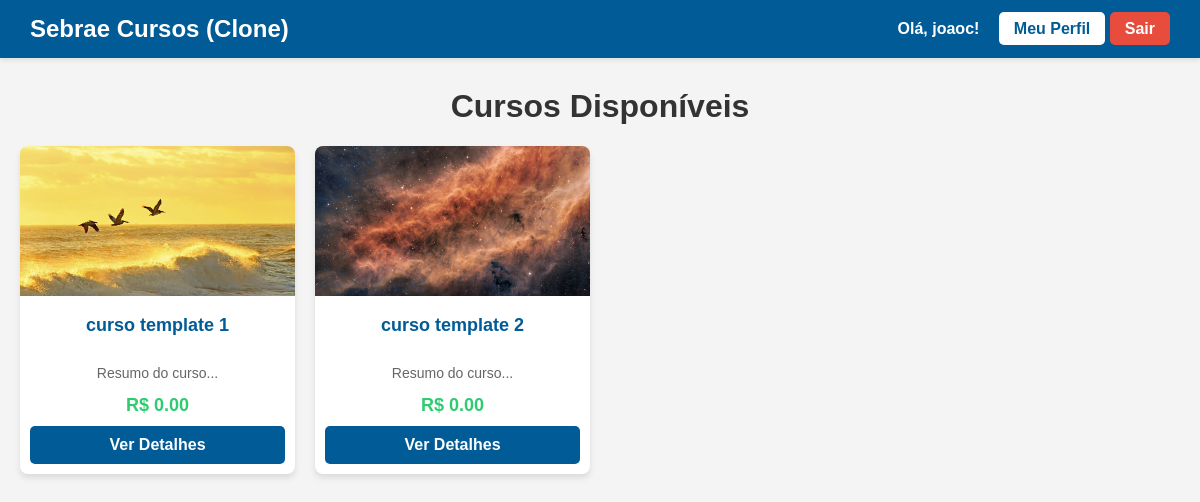
The app's page / (signed in) with its own data.
### cursos/models.py (models this page shows, shortened)
class Curso(models.Model):
    nome = models.CharField(max_length=200)
    imagem = models.ImageField(upload_to='cursos_imagens/')
    resumo = models.CharField(max_length=250, default="Resumo do curso...")
    descricao = models.TextField(default="Descrição detalhada do curso...")
    preco = models.DecimalField(max_digits=6, decimal_places=2, default=0.00)

### cursos/views.py (the view)
# urls.py: path('', views.lista_cursos, name='lista_cursos'),
@login_required
def lista_cursos(request):
    cursos = Curso.objects.all()
    return render(request, 'cursos/lista_cursos.html', {'cursos': cursos})

### cursos/templates/cursos/lista_cursos.html (shortened to what this page needs)
<!DOCTYPE html>
<html lang="pt-br">
<head>
</head>
<body>
    <div class="navbar">
        <h2>Sebrae Cursos (Clone)</h2>
        <div class="menu">
            {% if user.is_authenticated %}
                <span>Olá, {{ user.username }}!</span>
                <a href="{% url 'perfil' %}">Meu Perfil</a>
                <a href="{% url 'sair' %}" class="btn-sair">Sair</a>
            {% else %}
                <a href="/admin/">Entrar</a>
            {% endif %}
        </div>
    </div>
    <h1>Cursos Disponíveis</h1>
    <div class="grade-cursos">
        {% for curso in cursos %}
            <div class="card-curso">
                {% if curso.imagem %}
                    <img src="{{ curso.imagem.url }}" alt="{{ curso.nome }}">
                {% endif %}
                <h3>{{ curso.nome }}</h3>
                <p style="padding: 0 15px; color: #666; font-size: 14px;">{{ curso.resumo }}</p>
                <p style="font-weight: bold; color: #2ecc71; font-size: 18px; margin: 10px 0;">R$ {{ curso.preco }}</p>
                <a href="{% url 'detalhe_curso' curso.id %}" style="display: block; background: #005b96; color: white; text-decoration: none; padding: 10px; margin: 10px; border-radius: 5px; font-weight: bold;">Ver Detalhes</a>
            </div>
        {% empty %}
            <p style="text-align: center; grid-column: 1 / -1;">Nenhum curso cadastrado ainda.</p>
        {% endfor %}
    </div>
</body>
</html>

### cursos/templates/cursos/lista_cursos.html (style rules this page uses)
.btn-sair { background-color: #e74c3c !important; color: white !important; }
body { font-family: Arial, sans-serif; background-color: #f4f4f4; margin: 0; padding-bottom: 20px; }
.navbar { background-color: #005b96; color: white; display: flex; justify-content: space-between; align-items: center; padding: 15px 30px; box-shadow: 0 2px 5px rgba(0,0,0,0.1); }
.navbar h2 { margin: 0; font-size: 24px; }
.menu a { color: #005b96; background-color: white; text-decoration: none; padding: 8px 15px; border-radius: 5px; font-weight: bold; transition: background 0.3s; }
.menu span { margin-right: 15px; font-weight: bold; }
h1 { text-align: center; color: #333; margin-top: 30px; }
.grade-cursos { display: grid; grid-template-columns: repeat(auto-fill, minmax(250px, 1fr)); gap: 20px; max-width: 1200px; margin: 0 auto; padding: 0 20px; }
.card-curso { background: white; border-radius: 8px; box-shadow: 0 4px 6px rgba(0,0,0,0.1); overflow: hidden; text-align: center; transition: transform 0.2s; }
.card-curso img { width: 100%; height: 150px; object-fit: cover; }
.card-curso h3 { padding: 15px; margin: 0; color: #005b96; font-size: 18px; }

### records on screen
Curso: imagem (picture), nome "curso template 1", resumo "Resumo do curso...", preco "0.00"
Curso: imagem (picture), nome "curso template 2", resumo "Resumo do curso...", preco "0.00"

### other values on screen
{{ user.username }} "joaoc"
